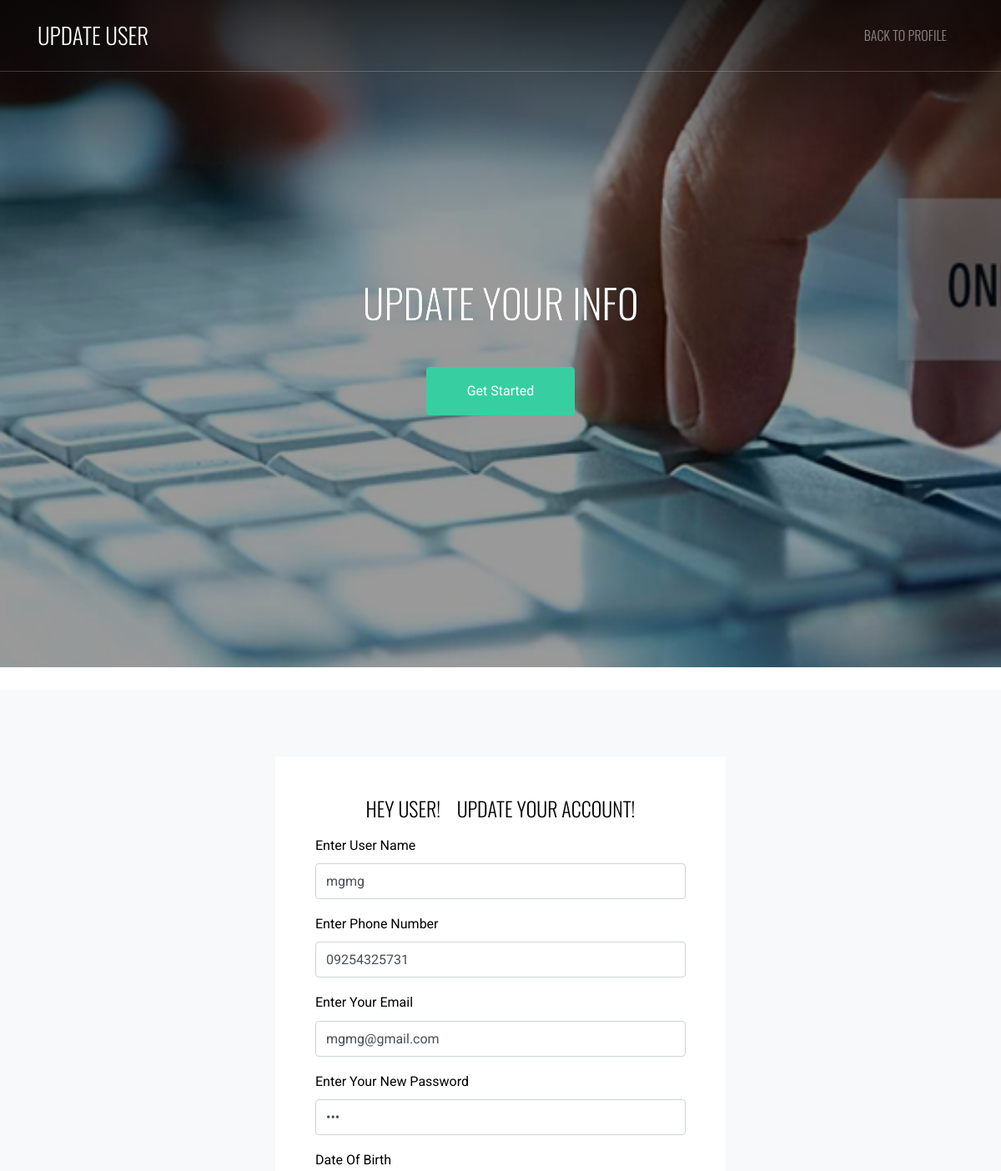
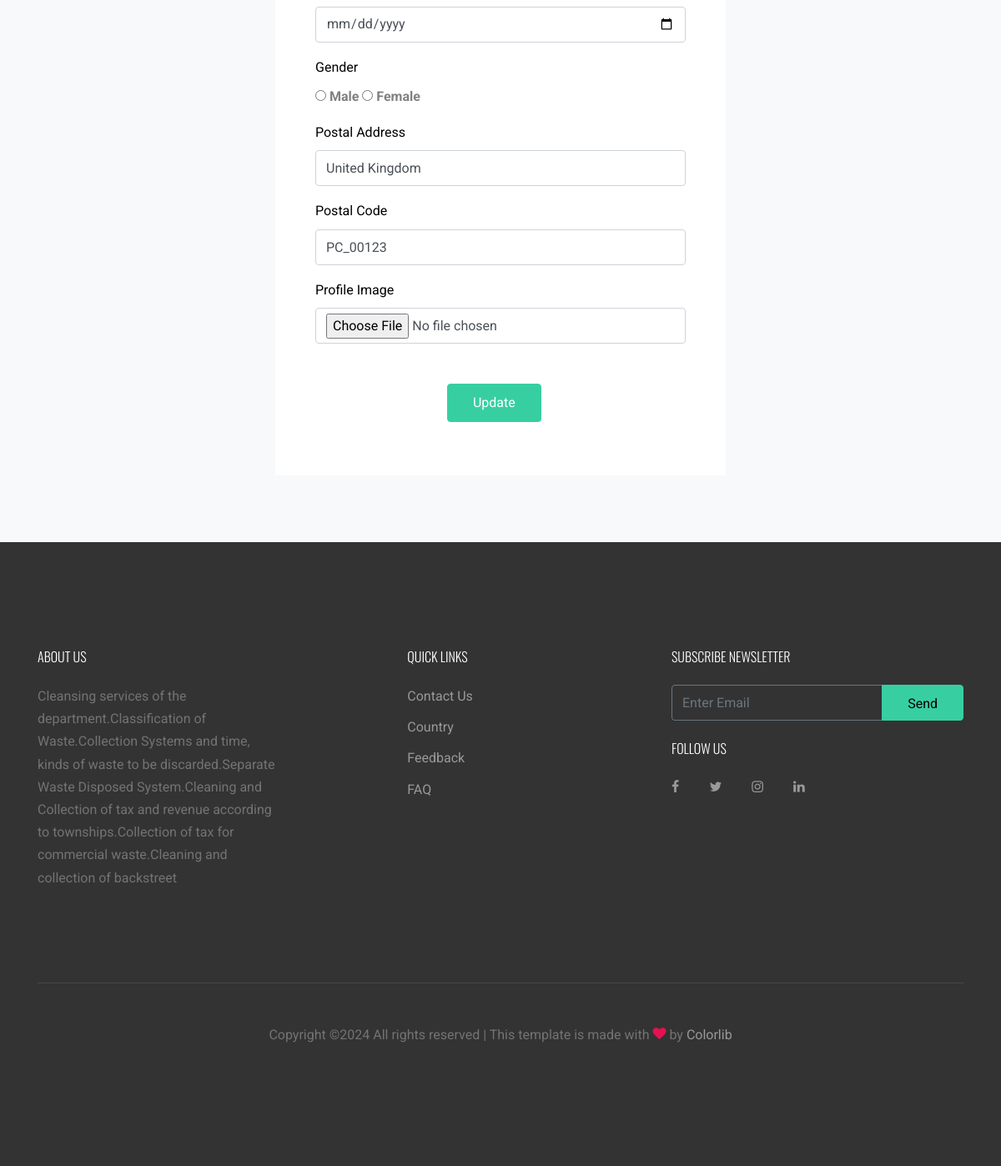
/userupdate.php (signed in), run on the app's committed database (2 pictures, top to bottom).
### tables this page shows
CREATE TABLE `users` (
  `UserID` int(11) NOT NULL,
  `UserName` varchar(100) DEFAULT NULL,
  `PhoneNumber` varchar(30) DEFAULT NULL,
  `Email` varchar(50) DEFAULT NULL,
  `Password` varchar(50) DEFAULT NULL,
  `DateOfBirth` varchar(30) DEFAULT NULL,
  `Gender` varchar(20) DEFAULT NULL,
  `PostalAddress` varchar(255) DEFAULT NULL,
  `PostalCode` varchar(20) DEFAULT NULL,
  `ProfileImage` varchar(255) DEFAULT NULL
);

### userupdate.php (the view, shortened to what this page needs)
<?php
  include('connect.php');
  if (isset($_SESSION['uid'])) {
    $userid=$_SESSION['uid'];
    $select="Select * from Users where UserID='$userid'";
    $run=mysqli_query($connection,$select);
    $ret=mysqli_fetch_array($run);
    $varuname=$ret['UserName'];
    $varuphone=$ret['PhoneNumber'];
    $varuemail=$ret['Email'];
    $varupass=$ret['Password'];
    $varudob=$ret['DateOfBirth'];
    $varuaddress=$ret['PostalAddress'];
    $varucode=$ret['PostalCode'];
    $varuimg=$ret['ProfileImage'];
  }else{
    echo "<script>window.alert('Please Login Account Firstly!.');</script>";
    echo "<script>window.location='index.php';</script>";
  }
 ?>
<!DOCTYPE html>
<html lang="en">
  <head>
    <link rel="stylesheet" href="fonts/icomoon/style.css">
    <link rel="stylesheet" href="css/bootstrap.min.css">
    <link rel="stylesheet" href="css/jquery-ui.css">
    <link rel="stylesheet" href="css/owl.carousel.min.css">
    <link rel="stylesheet" href="css/owl.theme.default.min.css">
    <link rel="stylesheet" href="css/owl.theme.default.min.css">
    <link rel="stylesheet" href="css/jquery.fancybox.min.css">
    <link rel="stylesheet" href="css/bootstrap-datepicker.css">
    <link rel="stylesheet" href="fonts/flaticon/font/flaticon.css">
    <link rel="stylesheet" href="css/aos.css">
    <link rel="stylesheet" href="css/style.css">
  </head>
  <body data-spy="scroll" data-target=".site-navbar-target" data-offset="300">
  <div class="site-wrap">
    <header class="site-navbar py-4 js-sticky-header site-navbar-target" role="banner">
      <div class="container">
        <div class="row align-items-center">
          <div class="col-6 col-xl-2">
            <h1 class="mb-0 site-logo m-0 p-0"><a href="index.html" class="mb-0">UPDATE USER</a></h1>
          </div>
          <div class="col-12 col-md-10 d-none d-xl-block">
            <nav class="site-navigation position-relative text-right" role="navigation">
              <ul class="site-menu main-menu js-clone-nav mr-auto d-none d-lg-block">
                <li><a href="userprofile.php" class="nav-link">BACK TO PROFILE</a></li>
              </ul>
            </nav>
          </div>
        </div>
      </div>
    </header>
        <div class="site-block-wrap">
    <div class="owl-carousel with-dots">
      <div class="site-blocks-cover overlay overlay-2" style="background-image: url(AllImage/reg_banner.jpg);" data-aos="fade" id="home-section">
        <div class="container">
          <div class="row align-items-center justify-content-center">
            <div class="col-md-6 mt-lg-5 text-center">
              <h1 class="text-shadow mb-5">Update Your Info</h1>
              <p><a href="PageHome.php" target="_blank" class="btn btn-primary px-5 py-3">Get Started</a></p>
            </div>
          </div>
        </div>
      </div>
    </div>
  </div>
  <br>
<section class="site-section bg-light bg-image">
      <div class="container">
        <div class="row">
          <div class="col-md-3">
          </div>
          <div class="col-md-6 mb-0" data-aos="fade-up" data-aos-once="false">
            <form action="" class="p-5 bg-white" method="post" enctype="multipart/form-data">
              <center><h2 class="h4 text-black mb-3">HEY USER! &nbsp;&nbsp; UPDATE YOUR ACCOUNT!</h2></center>
              <div class="row form-group">
                <div class="col-md-12 mb-0 mb-md-0">
                  <label class="text-black" for="namebox">Enter User Name</label>
                  <input type="text" id="namebox" class="form-control" name="txtuname" value="<?php echo $varuname; ?>" required>
                </div>
              </div>
              <div class="row form-group">
                <div class="col-md-12 mb-0 mb-md-0">
                  <label class="text-black" for="phonebox">Enter Phone Number</label>
                  <input type="text" id="phonebox" class="form-control" name="txtuphone" value="<?php echo $varuphone; ?>" required>
                </div>
              </div>
              <div class="row form-group">
                <div class="col-md-12 mb-0 mb-md-0">
                  <label class="text-black" for="emailbox">Enter Your Email</label>
                  <input type="email" id="emailbox" class="form-control" name="txtuemail" value="<?php echo $varuemail; ?>" required>
                </div>
              </div>
              <div class="row form-group">
                <div class="col-md-12 mb-0 mb-md-0">
                  <label class="text-black" for="passwordbox">Enter Your New Password</label>
                  <input type="Password" id="passwordbox" class="form-control" name="txtupass" value="<?php echo $varupass; ?>" required>
                </div>
              </div>
              <div class="row form-group">
                <div class="col-md-12 mb-0 mb-md-0">
                  <label class="text-black" for="dobbox">Date Of Birth</label>
                  <input type="date" id="dobbox" class="form-control" name="txtudob" value="<?php echo $varudob; ?>" required>
                </div>
              </div>
              <div class="row form-group">
                <div class="col-md-12 mb-0 mb-md-0">
                  <label class="text-black" for="genderbox">Gender</label><br>
                  <input type="radio" id="genderbox" name="txtugender" value="Male" required>
                  <b>Male</b>
                  <input type="radio" id="genderbox" name="txtugender" value="Female" required>
                  <b>Female</b>
                </div>
              </div>
              <div class="row form-group">
                <div class="col-md-12 mb-0 mb-md-0">
                  <label class="text-black" for="addressbox">Postal Address</label>
                  <input type="text" id="addressbox" class="form-control" name="txtuaddress" value="<?php echo $varuaddress ?>" required>
                </div>
              </div>
              <div class="row form-group">
                <div class="col-md-12 mb-0 mb-md-0">
                  <label class="text-black" for="codebox">Postal Code</label>
                  <input type="text" id="codebox" class="form-control" name="txtucode" value="<?php echo $varucode ?>" required>
                </div>
              </div>
              <div class="row form-group mb-5">
                <div class="col-md-12 mb-0 mb-md-0">
                  <label class="text-black" for="imagebox">Profile Image</label>
                  <input type="file" id="imagebox" class="form-control" name="txtuimg" value="<?php echo $varuimg ?>" required>
                </div>
              </div>
              <div class="row form-group">
                <div class="col-md-4">
                </div>
                <div class="col-md-5">
                  <input type="submit" value="Update" class="btn btn-primary btn-md text-white" name="btnupdate">
                </div>
              </div>
            </form>
          </div>
        </div>
      </div>
    </section>
  <?php
  	include('footer.php');
   ?>

### data on the page
users: txtuname "mgmg", txtuphone "09254325731", txtuemail "mgmg@gmail.com", txtuaddress "United Kingdom", txtucode "PC_00123"
